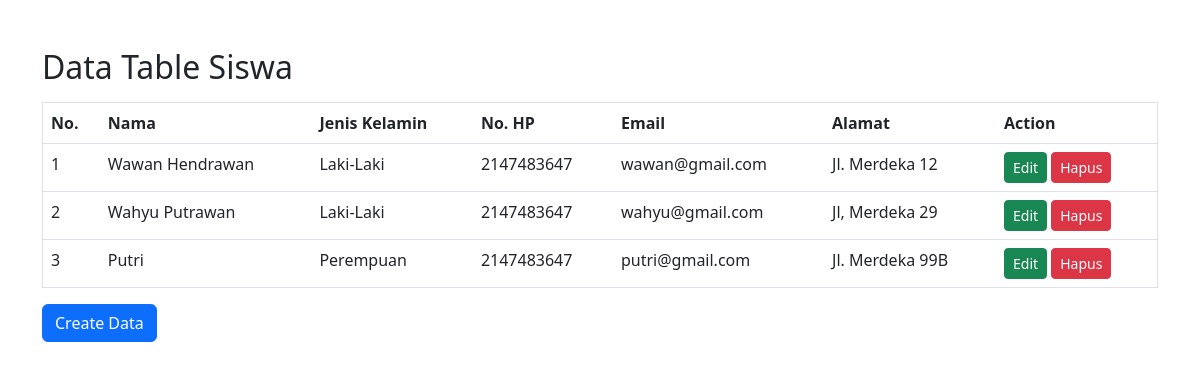
The page / on the database its author committed.
### tables this page shows
CREATE TABLE `siswa` (
  `id_siswa` int(11) NOT NULL,
  `nama_siswa` varchar(30) NOT NULL,
  `alamat_siswa` varchar(150) NOT NULL,
  `email_siswa` varchar(25) NOT NULL,
  `jenis_kelamin` varchar(20) NOT NULL,
  `nomor_hp` int(20) NOT NULL
);

### index.php (the view, shortened to what this page needs)
<!DOCTYPE html>
<html lang="en">
  <head>
    <link
      href="https://cdn.jsdelivr.net/npm/bootstrap@5.2.3/dist/css/bootstrap.min.css"
      rel="stylesheet"
    />
  </head>
  <body>
    <div class="container pt-5">
      <h2>Data Table Siswa</h2>
      <table class="table border mt-3">
        <thead>
          <tr>
            <th scope="col">No.</th>
            <th scope="col">Nama</th>
            <th scope="col">Jenis Kelamin</th>
            <th scope="col">No. HP</th>
            <th scope="col">Email</th>
            <th scope="col">Alamat</th>
            <th scope="col">Action</th>
          </tr>
        </thead>
        <?php
          include "koneksi.php";
          $no = 1;
          $query = "select * from siswa";
          $get_data = mysqli_query($conn, $query);
          while($result = mysqli_fetch_array($get_data)){
            $id_siswa = $result['id_siswa'];
            ?>
        <tbody>
          <tr>
            <td><?php echo $no++ ?></td>
            <td><?php echo $result['nama_siswa'] ?></td>
            <td><?php echo $result['jenis_kelamin'] ?></td>
            <td><?php echo $result['nomor_hp'] ?></td>
            <td><?php echo $result['email_siswa'] ?></td>
            <td><?php echo $result['alamat_siswa'] ?></td>
            <td>
              <a href="edit.php?edit=<?php echo $id_siswa ?>" type="button" class="btn btn-success btn-sm">Edit</a>
              <a href="hapus.php?hapus=<?php echo $id_siswa ?>" type="button" class="btn btn-danger btn-sm" onclick ="return confirm('Apakah anda yakin menghapus data <?php echo $result['nama_siswa'] ?> ?')">Hapus</a></td>
          </tr>
        </tbody>
        <?php
      }
      ?>
      </table>
      <a href="create.php" class="btn btn-primary">Create Data</a>
    </div>
  </body>
</html>

### rows shown on the page
siswa: nama_siswa "Wawan Hendrawan", jenis_kelamin "Laki-Laki", nomor_hp "2147483647", email_siswa "wawan@gmail.com", alamat_siswa "Jl. Merdeka 12"
siswa: nama_siswa "Wahyu Putrawan", jenis_kelamin "Laki-Laki", nomor_hp "2147483647", email_siswa "wahyu@gmail.com", alamat_siswa "Jl, Merdeka 29"
siswa: nama_siswa "Putri", jenis_kelamin "Perempuan", nomor_hp "2147483647", email_siswa "putri@gmail.com", alamat_siswa "Jl. Merdeka 99B"
